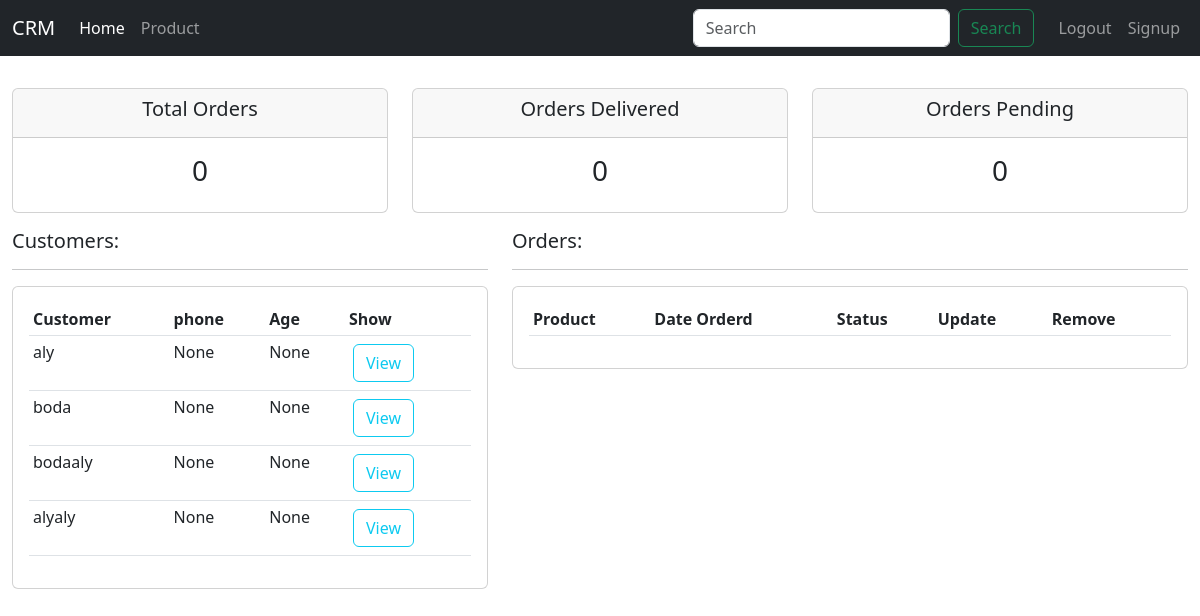
Page / (signed in) on the earlier database version.
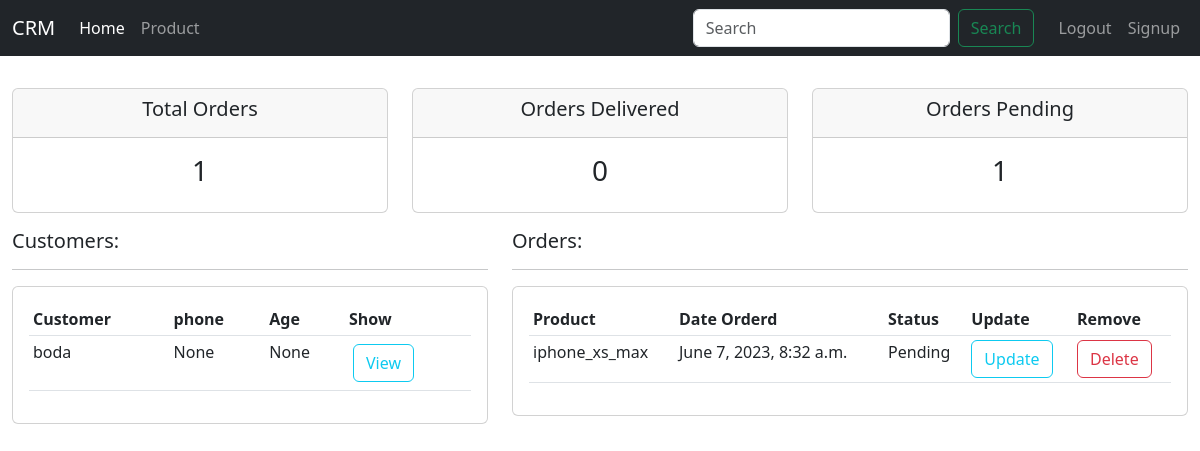
Same page on the later database version.
### home/models.py (models this page shows, shortened)
class Customer(models.Model):
    user = models.OneToOneField(User, on_delete=models.CASCADE)
    phone = models.CharField(max_length=15, blank=True, null=True)
    age = models.CharField(max_length = 2, blank=True, null=True)
    img = models.ImageField(upload_to='Customer_Photo', default='2.png')
    slug = models.SlugField(blank=True, null=True)

class Order(models.Model):
    STATUS = (
        ('Pending', 'Pending'),
        ('Delivered', 'Delivered'),
        ('Out Of Order', 'Out Of Order'),
    )
    customer = models.ForeignKey(Customer, on_delete=models.CASCADE)
    product = models.ForeignKey(Product, on_delete=models.CASCADE)
    status = models.CharField(max_length=50, choices=STATUS)
    date = models.DateTimeField(auto_now_add=True, null=True)

class Product(models.Model):
    name = models.CharField(max_length = 150)
    price = models.DecimalField(max_digits=10, decimal_places=2)
    def __str__(self):
        return self.name

### accounts/decorators.py (the view)
    def wrapper_func(request, *args, **kwargs):
        group = None
        if request.user.groups.exists():
            group = request.user.groups.all()[0].name
        if 'customer' in group:
            return redirect('profile')
        if 'admin' in group:
            return view_func(request, *args, **kwargs)

### home/views.py (called while the page is built)
@login_required(login_url='login')
@admin_only
def index(request):
    customer = Customer.objects.all()
    order = Order.objects.all()
    total_orders = order.count()
    delivered = Order.objects.filter(status='Delivered').count()
    pending = Order.objects.filter(status='Pending').count()
    context = {
        'orders':order,
        'customers':customer,
        'total_orders':total_orders,
        'delivered':delivered,
        'pending':pending,
    }
    return render(request, 'home/index.html', context)

### templates/home/index.html (shortened to what this page needs)
{% extends 'main.html' %}
{% load i18n %}
{% block content %}
{% include 'home/status.html' %}
<div class="row">
    <div class="col-md-5">
        <h5>Customers:</h5>
        <hr>
        <div class="card card-body">
            <table class="table table-sm">
                <tr>
                    <th>Customer</th>
                    <th>phone</th>
                    <th>Age</th>
                    <th>Show</th>
                </tr>
                {% for customer in customers %}
                <tr>
                    <td>{{customer.user}}</td>
                    <td>{{customer.phone}}</td>
                    <td>{{customer.age}}</td>
                    <td class="p-2"><a href="{% url 'customer' customer.slug %}" class='btn btn-outline-info'>View</a></td>
                </tr>
                {% endfor %}
            </table>
        </div>
    </div>
    <div class="col-md-7">
        <h5>Orders:</h5>
        <hr>
        <div class="card card-body">
            <table class="table table-sm">
                <tr>
                    <th>Product</th>
                    <th>Date Orderd</th>
                    <th>Status</th>
                    <th>Update</th>
                    <th>Remove</th>
                </tr>
                {% for order in orders %}
                <tr>
                    <td>{{order.product}}</td>
                    <td>{{order.date}}</td>
                    <td>{{order.status}}</td>
                    <td><a class="btn btn-outline-info" href="{% url 'update' order.id %}">Update</a></td>
                    <td><a class="btn btn-outline-danger" href="{% url 'delete' order.id %}">Delete</a></td>
                </tr>
                {% endfor %}
            </table>
        </div>
    </div>
</div>
{% endblock  %}

### templates/main.html (shortened to what this page needs)
{% load static %}
<!DOCTYPE html>
<html lang="en">
<head>
    <link rel="stylesheet" href="{% static 'css/bootstrap.css' %}">
</head>
<body>
    {% include 'navbar.html' %}
    <div class="container-fluid mt-2">
        {% block content %}
        {% endblock %}
    </div>
</body>
</html>

### templates/navbar.html (shortened to what this page needs)
{% if request.user.is_authenticated %}
<nav class="navbar navbar-expand-lg navbar-dark bg-dark bg-body-tertiar">
    <div class="container-fluid">
        <a class="navbar-brand">CRM</a>
        <div class="collapse navbar-collapse" id="navbarSupportedContent">
            <ul class="navbar-nav me-auto mb-2 mb-lg-0">
                {% if request.user.is_staff %}
                <li class="nav-item">
                    <a href="/" class="nav-link {% if request.path == '/' %} active {% endif %}" aria-current='page'>Home</a>
                </li>
                <li class="nav-item">
                    <a href="/product/" class="nav-link{% if request.path == '/product/' %} active {% endif %}" aria-current='page'>Product</a>
                </li>
                {% else %}
                <li class='nav-item'>
                    <a class="nav-link {% if request.path == '/accounts/profile/edit_profile/' %} active {% endif %}" href="/accounts/profile/edit_profile/" aria-current='page'>Profile</a>
                </li>
                {% endif %}
            </ul>
            {% if request.user.is_staff %}
            <form action="/product/" method='POST' class="form-group d-flex">
                <input type="search" name="search" id="" role='search' class="form-control me-2" placeholder='Search'>
                <button type="submit" class='btn btn-outline-success'>Search</button>
            </form>
            <div class="navbar-nav mb-lg-0 ms-3">
                <a href="/accounts/logout/" class="nav-link {% if request.path == '/accounts/logout/' %} active {% endif %}" aria-current='page'>Logout</a>
                <a href="/accounts/register/" class="nav-link {% if request.path == '/accounts/register/' %} active {% endif %}" aria-current='page'>Signup</a>
            </div>
            {% endif %}
        </div>
    </div>
</nav>
{% endif %}

### templates/home/status.html
<br>
<div class="row">
    <div class="col">
        <div class="col-md">
            <div class="card text-center text-dark mb-3" id="total-orders">
                <div class="card-header">
                    <h5 class="card-title">Total Orders</h5>
                </div>
                <div class="card-body">
                    <h3 class="card-title">{{total_orders}}</h3>
                </div>
            </div>
        </div>
    </div>
    <div class="col">
        <div class="col-md">
            <div class="card text-center text-dark mb-3" id="orders-delivered">
                <div class="card-header">
                    <h5 class="card-title">Orders Delivered</h5>
                </div>
                <div class="card-body">
                    <h3 class="card-title">{{delivered}}</h3>
                </div>
            </div>
        </div>
    </div>
    <div class="col">
        <div class="col-md">
            <div class="card text-center text-dark mb-3" id="orders-pending">
                <div class="card-header">
                    <h5 class="card-title">Orders Pending</h5>
                </div>
                <div class="card-body">
                    <h3 class="card-title">{{pending}}</h3>
                </div>
            </div>
        </div>
    </div>
</div>

Differences in the rows shown:
removed Customer: user "aly", phone "None", age "None"
removed Customer: user "bodaaly", phone "None", age "None"
removed Customer: user "alyaly", phone "None", age "None"
added Order: product "iphone_xs_max", date "June 7, 2023, 8:32 a.m.", status "Pending"
Other differences:
{{ total_orders }}: "0" → "1"
{{ pending }}: "0" → "1"
